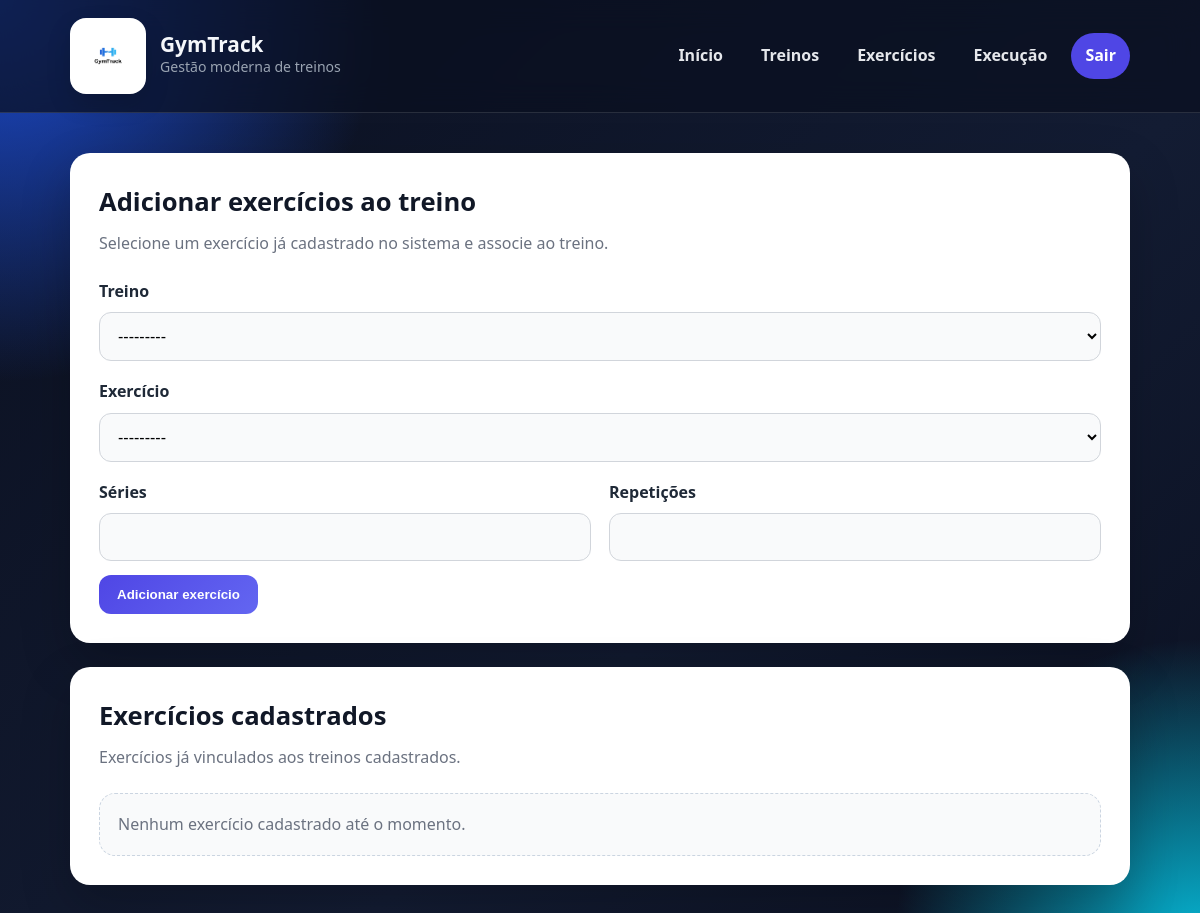
Before: /exercicios/ (signed in) with the older database file.
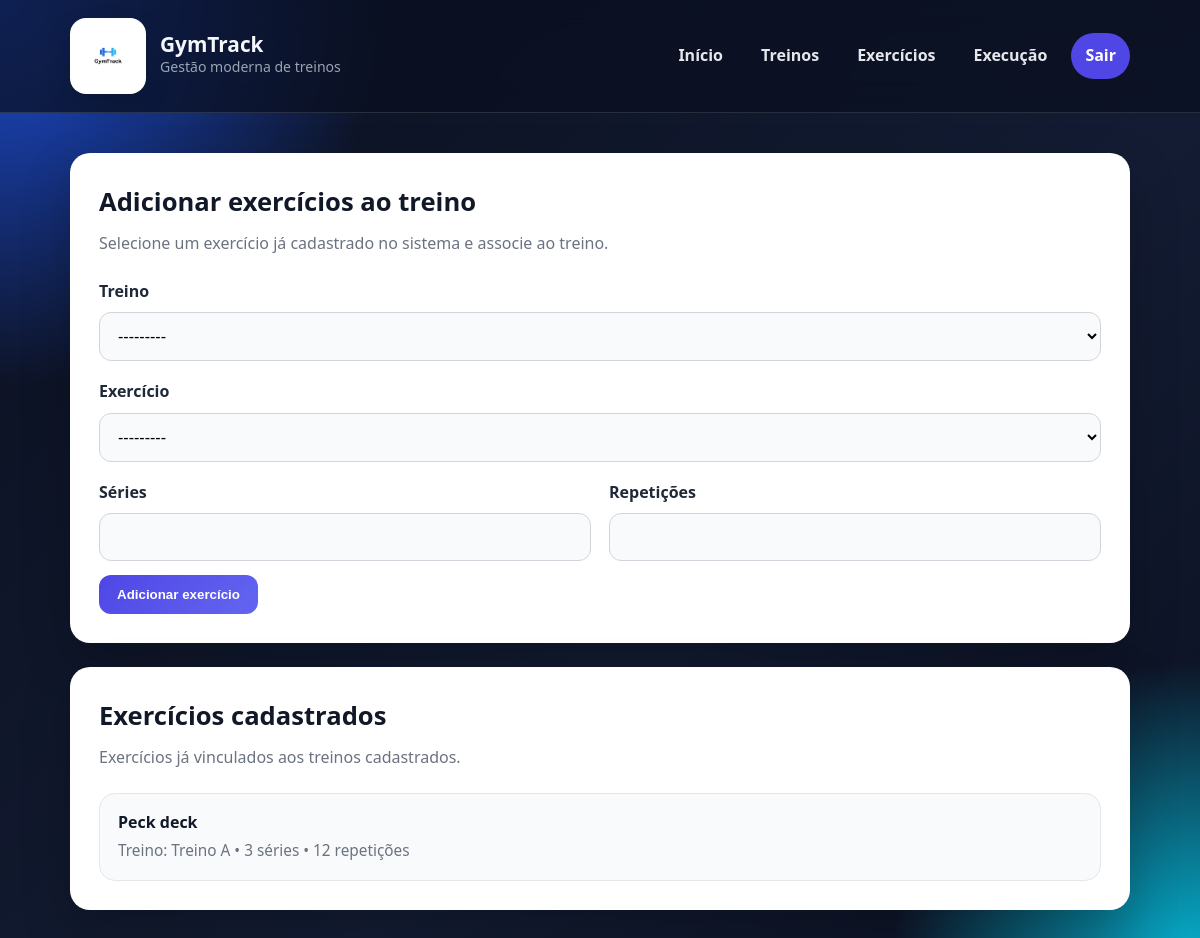
After: the same page with the newer database file.
### core/models.py (models this page shows, shortened)
class Exercicio(models.Model):
    treino = models.ForeignKey(Treino, on_delete=models.CASCADE, related_name='exercicios')
    exercicio_base = models.ForeignKey(
        ExercicioBase,
        on_delete=models.CASCADE,
        related_name='exercicios_do_sistema',
        null=True,
        blank=True
    )
    nome = models.CharField(max_length=100, blank=True, null=True)
    series = models.PositiveIntegerField()
    repeticoes = models.PositiveIntegerField()

class ExercicioBase(models.Model):
    nome = models.CharField(max_length=100, unique=True)
    grupo_muscular = models.CharField(max_length=50)
    def __str__(self):
        return f"{self.nome} ({self.grupo_muscular})"

class Treino(models.Model):
    nome = models.CharField(max_length=100)
    def __str__(self):
        return self.nome

### core/views.py (the view)
# urls.py: path('exercicios/', views.exercicios_view, name='exercicios'),
@login_required
def exercicios_view(request):
    form = ExercicioForm()
    if request.method == 'POST':
        form = ExercicioForm(request.POST)
        if form.is_valid():
            form.save()
            return redirect('exercicios')
    exercicios = Exercicio.objects.select_related('treino', 'exercicio_base').all()
    return render(request, 'core/exercicios.html', {
        'form': form,
        'exercicios': exercicios
    })

### core/forms.py
class ExercicioForm(forms.ModelForm):
    class Meta:
        model = Exercicio
        fields = ['treino', 'exercicio_base', 'series', 'repeticoes']
        labels = {
            'treino': 'Treino',
            'exercicio_base': 'Exercício',
            'series': 'Séries',
            'repeticoes': 'Repetições',
        }

### core/templates/core/exercicios.html (shortened to what this page needs)
{% extends 'core/base.html' %}
{% block content %}
<section class="page-grid">
    <div class="content-card">
        <h2 class="section-title">Adicionar exercícios ao treino</h2>
        <p class="section-subtitle">Selecione um exercício já cadastrado no sistema e associe ao treino.</p>
        <form method="post">
            <div class="form-grid">
                <div class="form-group full">
                    <label for="{{ form.treino.id_for_label }}">Treino</label>
                    {{ form.treino }}
                </div>
                <div class="form-group full">
                    <label for="{{ form.exercicio_base.id_for_label }}">Exercício</label>
                    {{ form.exercicio_base }}
                </div>
                <div class="form-group">
                    <label for="{{ form.series.id_for_label }}">Séries</label>
                    {{ form.series }}
                </div>
                <div class="form-group">
                    <label for="{{ form.repeticoes.id_for_label }}">Repetições</label>
                    {{ form.repeticoes }}
                </div>
            </div>
            <div class="form-actions">
                <button type="submit" class="btn btn-primary">Adicionar exercício</button>
            </div>
        </form>
    </div>
    <div class="list-card">
        <h3 class="section-title">Exercícios cadastrados</h3>
        <p class="section-subtitle">Exercícios já vinculados aos treinos cadastrados.</p>
        {% if exercicios %}
            <ul class="items-list">
                {% for exercicio in exercicios %}
                    <li class="item">
                        <div>
                            <strong>
                                {% if exercicio.exercicio_base %}
                                    {{ exercicio.exercicio_base.nome }}
                                {% else %}
                                    {{ exercicio.nome }}
                                {% endif %}
                            </strong>
                            <span>
                                Treino: {{ exercicio.treino.nome }} •
                                {{ exercicio.series }} séries •
                                {{ exercicio.repeticoes }} repetições
                            </span>
                        </div>
                    </li>
                {% endfor %}
            </ul>
        {% else %}
            <div class="empty-state">Nenhum exercício cadastrado até o momento.</div>
        {% endif %}
    </div>
</section>
{% endblock %}

Changed rows visible on the page:
added Exercicio: exercicio_base.nome "Peck deck", treino.nome "Treino A", series "3", repeticoes "12"
Other visible differences:
text no longer shown: "Nenhum exercício cadastrado até o momento."
